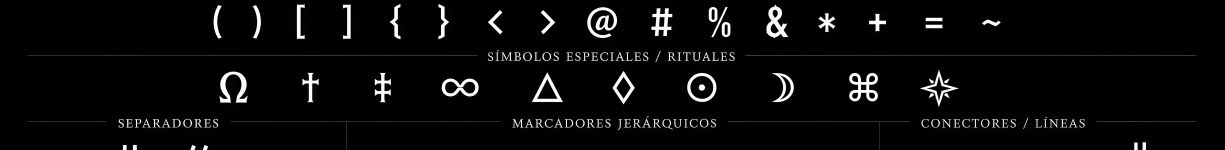
#> input picture tools/hq_extended_inspect.png, 4900 x 600 px, found by its file name (shown at 1/4 size)
$ python inspect_extended_bands.py
#> lines starting #> are read from the running program, lines starting #| are printed output that depends on the picture; after the words box and inside, x2 and y2 are one past the last pixel; in counts of white or black regions, pixels touching at a corner belong together
import cv2
import numpy as np

img = cv2.imread("tools/hq_extended_inspect.png", cv2.IMREAD_GRAYSCALE)
#> img: shape (600, 4900); min 0, max 255, mean 10
if img is not None:
    _, thresh = cv2.threshold(img, 30, 255, cv2.THRESH_BINARY)
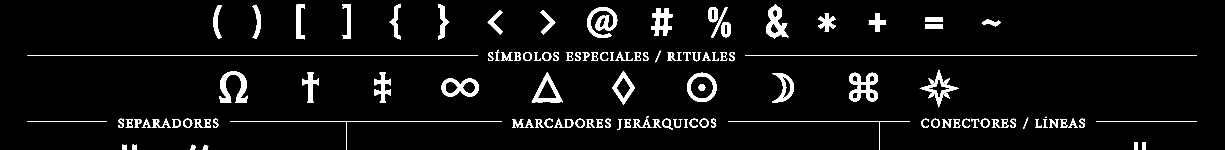
#> thresh: shape (600, 4900) (shown at 1/4 size); 4.6% white; 125 white regions, largest, box (x1, y1, x2, y2) and area: (3396, 291, 3512, 406) 6815, (2349, 28, 2469, 152) 6290, (878, 286, 991, 411) 6240
    proj = np.sum(thresh > 0, axis=1)
#> proj = 600 values, max 3825 at index 222, min 0 at index 0, mean 224.2

    # find all active y ranges
    active = proj > 5
    bands = []
    start = None
    for i, val in enumerate(active):
        if val and start is None:
            start = i
        elif not val and start is not None:
            if i - start >= 3:
                bands.append((start, i))
            start = None
#> this loop made 600 passes
#> val on passes 1 to 12: False, False, False, False, False, False, False, False, False, False, False, False
#> after the loop, bands = [(16, 157), (201, 206), (207, 245), (283, 421), (466, 470), (474, 520)]; start = 569
    if start is not None:
        bands.append((start, len(active)))

    print("Ink bands detected in hq_extended_inspect.png (relative to y=2000):")
    for idx, (y1, y2) in enumerate(bands):
        abs_y1 = 2000 + y1
        abs_y2 = 2000 + y2
        ref_y1 = int(round(abs_y1 * 682 / 3264))
        ref_y2 = int(round(abs_y2 * 682 / 3264))
        print(f"  Band {idx:2d}: abs y={abs_y1:4d} to {abs_y2:4d} (ref {ref_y1:3d} to {ref_y2:3d}, height={y2-y1} px)")
#> this loop made 7 passes
#> (y1, y2, abs_y1, abs_y2, ref_y1, ref_y2) on passes 1 to 7: (16, 157, 2016, 2157, 421, 451), (201, 206, 2201, 2206, 460, 461), (207, 245, 2207, 2245, 461, 469), (283, 421, 2283, 2421, 477, 506), (466, 470, 2466, 2470, 515, 516), (474, 520, 2474, 2520, 517, 527), (569, 600, 2569, 2600, 537, 543)
#|   Band  0: abs y=2016 to 2157 (ref 421 to 451, height=141 px)
#|   Band  1: abs y=2201 to 2206 (ref 460 to 461, height=5 px)
#|   Band  2: abs y=2207 to 2245 (ref 461 to 469, height=38 px)
#|   Band  3: abs y=2283 to 2421 (ref 477 to 506, height=138 px)
#|   Band  4: abs y=2466 to 2470 (ref 515 to 516, height=4 px)
#|   Band  5: abs y=2474 to 2520 (ref 517 to 527, height=46 px)
#|   Band  6: abs y=2569 to 2600 (ref 537 to 543, height=31 px)

$ run again, with tools/glyph_atlas.png copied over tools/hq_extended_inspect.png
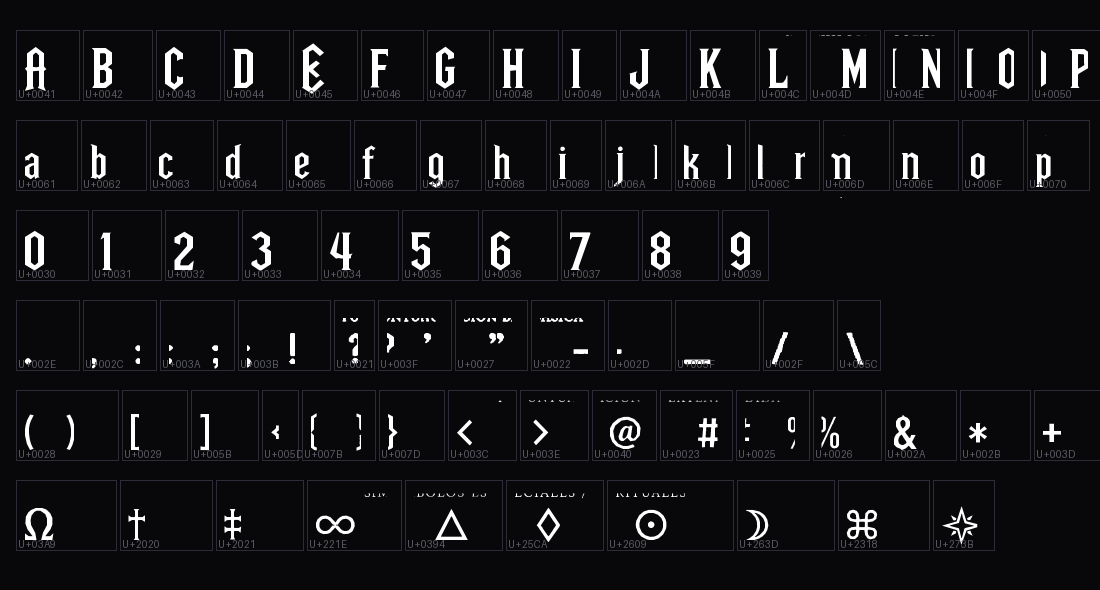
#> input picture tools/glyph_atlas.png, 1100 x 590 px, found by its file name
#> `_, thresh = cv2.threshold(img, 30, 255, cv2.THRESH_BINARY)`:
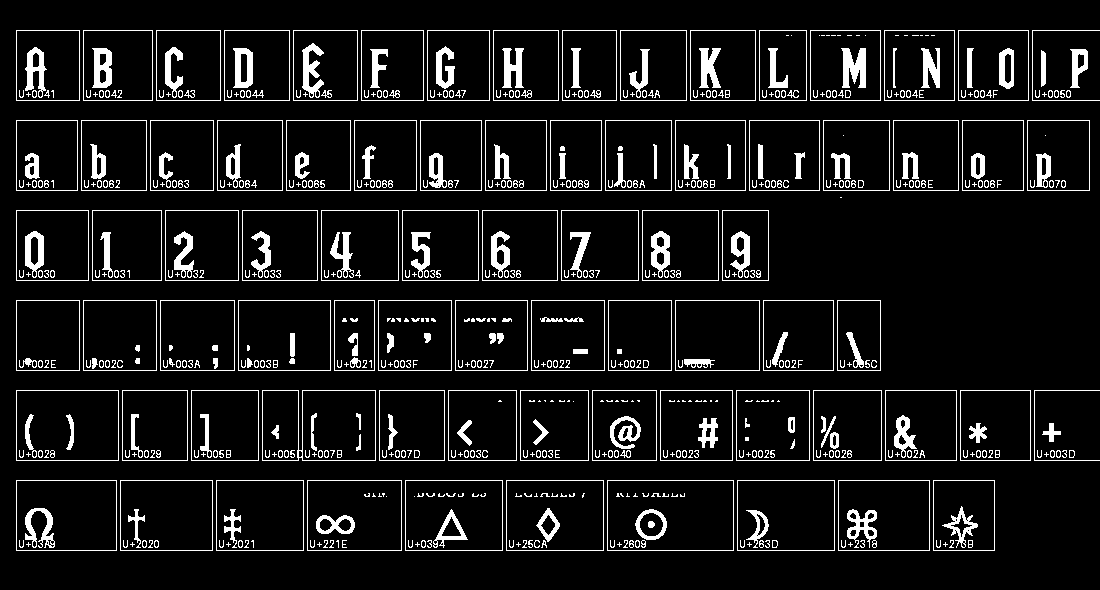
#> thresh: shape (590, 1100); 8.7% white; 684 white regions (293 under 20 px), largest, box (x1, y1, x2, y2) and area: (841, 48, 866, 88) 707, (302, 43, 324, 98) 610, (92, 48, 112, 88) 566
#> proj = 590 values, max 1042 at index 390, min 0 at index 0, mean 96.16
#> the loop `for i, val in enumerate(active):` made 590 passes
#> val on passes 1 to 8: False, False, False, False, False, False, False, False
#> after the loop `for i, val in enumerate(active):`: bands = [(30, 101), (120, 191), (210, 281), (300, 371), (390, 461), (480, 551)]
#> the loop `for idx, (y1, y2) in enumerate(bands):` made 6 passes
#> (y1, y2, abs_y1, abs_y2, ref_y1, ref_y2) on passes 1 to 6: (30, 101, 2030, 2101, 424, 439), (120, 191, 2120, 2191, 443, 458), (210, 281, 2210, 2281, 462, 477), (300, 371, 2300, 2371, 481, 495), (390, 461, 2390, 2461, 499, 514), (480, 551, 2480, 2551, 518, 533)
#> (printed output is left out)
